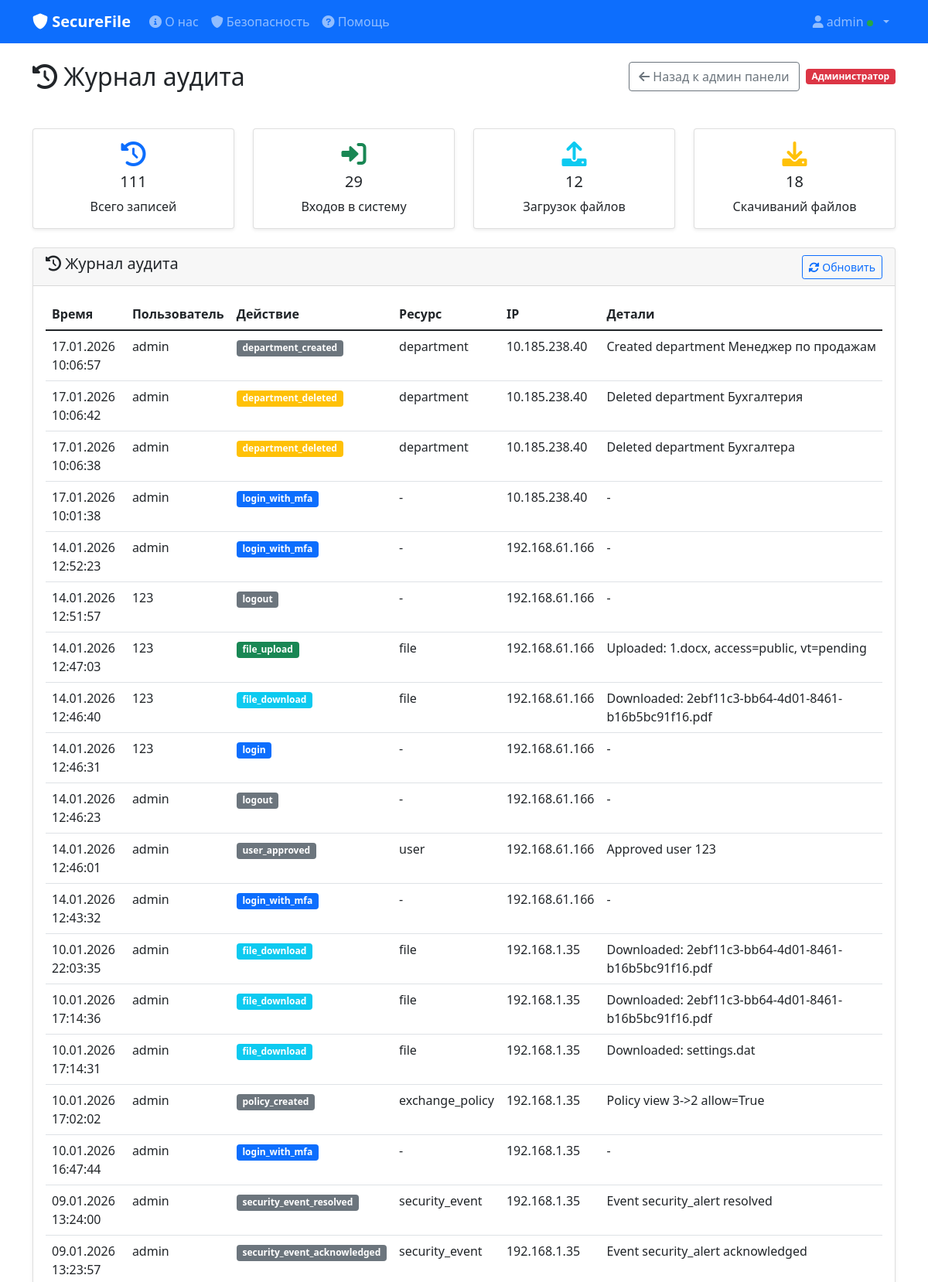
The page /admin/audit (signed in, upper part) on the database its author committed.
### app.py (models this page shows, shortened)
class User(UserMixin, db.Model):
    id = db.Column(db.Integer, primary_key=True)
    username = db.Column(db.String(80), unique=True, nullable=False)
    email = db.Column(db.String(120), unique=True, nullable=False)
    password_hash = db.Column(db.String(120), nullable=False)
    mfa_secret = db.Column(db.String(32), nullable=True)
    mfa_enabled = db.Column(db.Boolean, default=False)
    role_id = db.Column(db.Integer, db.ForeignKey('role.id'), nullable=False)
    department_id = db.Column(db.Integer, db.ForeignKey('department.id'), nullable=True)
    managed_department_id = db.Column(db.Integer, db.ForeignKey('department.id'), nullable=True)
    status = db.Column(db.String(20), default='pending')  # pending, active, rejected, blocked
    status_reason = db.Column(db.Text)
    is_enabled = db.Column(db.Boolean, default=True)
    created_at = db.Column(db.DateTime, default=moscow_now)
    last_login = db.Column(db.DateTime)
    force_mfa_override = db.Column(db.Boolean, nullable=True)  # None - inherit
    role = db.relationship('Role', backref='users')
    department = db.relationship('Department', foreign_keys=[department_id])
    managed_department = db.relationship('Department', foreign_keys=[managed_department_id])
    files = db.relationship('File', backref='owner', lazy=True)
    @property
    def is_active(self):
        return self.status == 'active' and self.is_enabled

class AuditLog(db.Model):
    id = db.Column(db.Integer, primary_key=True)
    user_id = db.Column(db.Integer, db.ForeignKey('user.id'), nullable=False)
    action = db.Column(db.String(100), nullable=False)
    resource_type = db.Column(db.String(50))
    resource_id = db.Column(db.Integer)
    ip_address = db.Column(db.String(45))
    user_agent = db.Column(db.String(500))
    timestamp = db.Column(db.DateTime, default=moscow_now)
    details = db.Column(db.Text)
    user = db.relationship('User', foreign_keys=[user_id])

### app.py (the view)
@app.route('/admin/audit')
@login_required
@role_required('admin_access')
def admin_audit():
    audit_logs = AuditLog.query.order_by(AuditLog.timestamp.desc()).limit(500).all()
    total_count = len(audit_logs)
    login_count = sum(1 for log in audit_logs if 'login' in log.action)
    upload_count = sum(1 for log in audit_logs if 'upload' in log.action)
    download_count = sum(1 for log in audit_logs if 'download' in log.action)
    stats = {
        'total': total_count,
        'login': login_count,
        'upload': upload_count,
        'download': download_count
    }
    return render_template('admin_audit.html', audit_logs=audit_logs, stats=stats)

### app.py (called while the page is built, shortened)
@app.before_request
def update_session():
    if request.endpoint in ('static', 'login', 'register', 'index', 'about', 'help'):
        return None
    if current_user.is_authenticated:
        session_id = flask_session.get('session_id')

@login_manager.user_loader
def load_user(user_id):
    return User.query.get(int(user_id))

def role_required(permission):
    def decorator(f):
        @wraps(f)
        def decorated_function(*args, **kwargs):
            if not current_user.is_authenticated:
                return redirect(url_for('login'))
            if not current_user.role.has_permission(permission):
                flash('У вас нет прав для выполнения этого действия', 'error')
                return redirect(url_for('dashboard'))
            return f(*args, **kwargs)
        return decorated_function
    return decorator

    def has_permission(self, permission):
        import json
        perms = json.loads(self.permissions or '[]')
        return permission in perms

### templates/admin_audit.html (shortened to what this page needs)
{% extends "base.html" %}
{% block content %}
<div class="row mb-4">
    <div class="col-12">
        <div class="d-flex justify-content-between align-items-center mb-4 flex-wrap gap-2">
            <h2 class="mb-0"><i class="fas fa-history"></i> Журнал аудита</h2>
            <div class="d-flex align-items-center gap-2">
                <a href="{{ url_for('admin_panel') }}" class="btn btn-outline-secondary">
                    <i class="fas fa-arrow-left"></i> Назад к админ панели
                </a>
                <span class="badge bg-danger">Администратор</span>
            </div>
        </div>
    </div>
</div>
<div class="row mb-4">
    <div class="col-md-3">
        <div class="card text-center">
            <div class="card-body">
                <i class="fas fa-history fa-2x text-primary mb-2"></i>
                <h5 class="card-title">{{ stats.total }}</h5>
                <p class="card-text">Всего записей</p>
            </div>
        </div>
    </div>
    <div class="col-md-3">
        <div class="card text-center">
            <div class="card-body">
                <i class="fas fa-sign-in-alt fa-2x text-success mb-2"></i>
                <h5 class="card-title">{{ stats.login }}</h5>
                <p class="card-text">Входов в систему</p>
            </div>
        </div>
    </div>
    <div class="col-md-3">
        <div class="card text-center">
            <div class="card-body">
                <i class="fas fa-upload fa-2x text-info mb-2"></i>
                <h5 class="card-title">{{ stats.upload }}</h5>
                <p class="card-text">Загрузок файлов</p>
            </div>
        </div>
    </div>
    <div class="col-md-3">
        <div class="card text-center">
            <div class="card-body">
                <i class="fas fa-download fa-2x text-warning mb-2"></i>
                <h5 class="card-title">{{ stats.download }}</h5>
                <p class="card-text">Скачиваний файлов</p>
            </div>
        </div>
    </div>
</div>
<div class="row">
    <div class="col-12">
        <div class="card">
            <div class="card-header d-flex justify-content-between align-items-center">
                <h5><i class="fas fa-history"></i> Журнал аудита</h5>
                <a href="{{ url_for('admin_audit') }}" class="btn btn-sm btn-outline-primary">
                    <i class="fas fa-sync-alt"></i> Обновить
                </a>
            </div>
            <div class="card-body">
                <div class="table-responsive">
                    <table class="table table-hover">
                        <thead>
                            <tr>
                                <th>Время</th>
                                <th>Пользователь</th>
                                <th>Действие</th>
                                <th>Ресурс</th>
                                <th>IP</th>
                                <th>Детали</th>
                            </tr>
                        </thead>
                        <tbody>
                            {% for log in audit_logs %}
                            <tr>
                                <td>{{ log.timestamp.strftime('%d.%m.%Y %H:%M:%S') }}</td>
                                <td>{{ log.user.username if log.user else 'Система' }}</td>
                                <td>
                                    <span class="badge bg-{{ 'primary' if 'login' in log.action else 'success' if 'upload' in log.action else 'info' if 'download' in log.action else 'warning' if 'delete' in log.action else 'secondary' }}">
                                        {{ log.action }}
                                    </span>
                                </td>
                                <td>{{ log.resource_type or '-' }}</td>
                                <td>{{ log.ip_address }}</td>
                                <td>{{ log.details or '-' }}</td>
                            </tr>
                            {% endfor %}
                        </tbody>
                    </table>
                </div>
            </div>
        </div>
    </div>
</div>
{% endblock %}

### templates/base.html (shortened to what this page needs)
<!DOCTYPE html>
<html lang="ru">
<head>
    <link href="https://cdn.jsdelivr.net/npm/bootstrap@5.1.3/dist/css/bootstrap.min.css" rel="stylesheet">
    <link href="https://cdnjs.cloudflare.com/ajax/libs/font-awesome/6.0.0/css/all.min.css" rel="stylesheet">
</head>
<body>
    <nav class="navbar navbar-expand-lg navbar-dark bg-primary">
        <div class="container">
            <a class="navbar-brand" href="{{ url_for('index') }}">
                <i class="fas fa-shield-alt"></i> SecureFile
            </a>
            {% if current_user.is_authenticated %}
            <div class="collapse navbar-collapse" id="navbarNav">
                <ul class="navbar-nav me-auto">
                    <li class="nav-item">
                        <a class="nav-link" href="{{ url_for('about') }}">
                            <i class="fas fa-info-circle"></i> О нас
                        </a>
                    </li>
                    <li class="nav-item">
                        <a class="nav-link" href="{{ url_for('security') }}">
                            <i class="fas fa-shield-alt"></i> Безопасность
                        </a>
                    </li>
                    <li class="nav-item">
                        <a class="nav-link" href="{{ url_for('help') }}">
                            <i class="fas fa-question-circle"></i> Помощь
                        </a>
                    </li>
                </ul>
                <ul class="navbar-nav">
                    <li class="nav-item dropdown">
                        <a class="nav-link dropdown-toggle" href="#" id="navbarDropdown" role="button" data-bs-toggle="dropdown">
                            <i class="fas fa-user"></i> {{ current_user.username }}
                            <span class="mfa-status {% if current_user.mfa_enabled %}mfa-enabled{% else %}mfa-disabled{% endif %}"></span>
                        </a>
                    </li>
                </ul>
            </div>
            {% endif %}
        </div>
    </nav>
    <div class="container mt-4">
        {% block content %}{% endblock %}
    </div>
</body>
</html>

### templates/base.html (style rules this page uses)
.navbar-brand { font-weight: bold; }
.card { box-shadow: 0 0.125rem 0.25rem rgba(0, 0, 0, 0.075); border: 1px solid rgba(0, 0, 0, 0.125); }
.mfa-status { display: inline-block; width: 8px; height: 8px; border-radius: 50%; margin-right: 5px; }
.mfa-enabled { background-color: #28a745; }

### rows shown on the page
User: username "admin"
AuditLog: timestamp "17.01.2026 10:06:57", user "admin", action "department_created", resource_type "department", ip_address "10.185.238.40", details "Created department Менеджер по продажам"
AuditLog: timestamp "17.01.2026 10:06:42", user "admin", action "department_deleted", resource_type "department", ip_address "10.185.238.40", details "Deleted department Бухгалтерия"
AuditLog: timestamp "17.01.2026 10:06:38", user "admin", action "department_deleted", resource_type "department", ip_address "10.185.238.40", details "Deleted department Бухгалтера"
AuditLog: timestamp "17.01.2026 10:01:38", user "admin", action "login_with_mfa", resource_type "-", ip_address "10.185.238.40", details "-"
AuditLog: timestamp "14.01.2026 12:52:23", user "admin", action "login_with_mfa", resource_type "-", ip_address "192.168.61.166", details "-"
AuditLog: timestamp "14.01.2026 12:51:57", user "123", action "logout", resource_type "-", ip_address "192.168.61.166", details "-"
AuditLog: timestamp "14.01.2026 12:47:03", user "123", action "file_upload", resource_type "file", ip_address "192.168.61.166", details "Uploaded: 1.docx, access=public, vt=pending"
AuditLog: timestamp "14.01.2026 12:46:40", user "123", action "file_download", resource_type "file", ip_address "192.168.61.166", details "Downloaded: 2ebf11c3-bb64-4d01-8461-b16b5bc91f16.pdf"
AuditLog: timestamp "14.01.2026 12:46:31", user "123", action "login", resource_type "-", ip_address "192.168.61.166", details "-"
AuditLog: timestamp "14.01.2026 12:46:23", user "admin", action "logout", resource_type "-", ip_address "192.168.61.166", details "-"
AuditLog: timestamp "14.01.2026 12:46:01", user "admin", action "user_approved", resource_type "user", ip_address "192.168.61.166", details "Approved user 123"
AuditLog: timestamp "14.01.2026 12:43:32", user "admin", action "login_with_mfa", resource_type "-", ip_address "192.168.61.166", details "-"
AuditLog: timestamp "10.01.2026 22:03:35", user "admin", action "file_download", resource_type "file", ip_address "192.168.1.35", details "Downloaded: 2ebf11c3-bb64-4d01-8461-b16b5bc91f16.pdf"
AuditLog: timestamp "10.01.2026 17:14:36", user "admin", action "file_download", resource_type "file", ip_address "192.168.1.35", details "Downloaded: 2ebf11c3-bb64-4d01-8461-b16b5bc91f16.pdf"
AuditLog: timestamp "10.01.2026 17:14:31", user "admin", action "file_download", resource_type "file", ip_address "192.168.1.35", details "Downloaded: settings.dat"
AuditLog: timestamp "10.01.2026 17:02:02", user "admin", action "policy_created", resource_type "exchange_policy", ip_address "192.168.1.35", details "Policy view 3->2 allow=True"
AuditLog: timestamp "10.01.2026 16:47:44", user "admin", action "login_with_mfa", resource_type "-", ip_address "192.168.1.35", details "-"
AuditLog: timestamp "09.01.2026 13:24:00", user "admin", action "security_event_resolved", resource_type "security_event", ip_address "192.168.1.35", details "Event security_alert resolved"
AuditLog: timestamp "09.01.2026 13:23:57", user "admin", action "security_event_acknowledged", resource_type "security_event", ip_address "192.168.1.35", details "Event security_alert acknowledged"

### other values the page prints
{{ stats.total }} "111"
{{ stats.login }} "29"
{{ stats.upload }} "12"
{{ stats.download }} "18"
